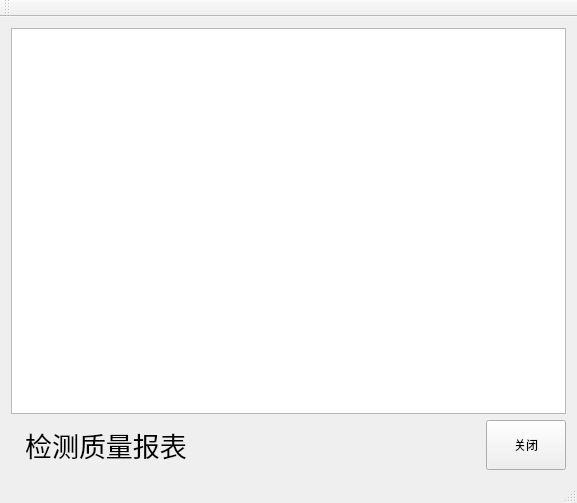
<?xml version="1.0" encoding="UTF-8"?>
<ui version="4.0">
 <class>ReportTableClass</class>
 <widget class="QMainWindow" name="ReportTableClass">
  <property name="geometry">
   <rect>
    <x>0</x>
    <y>0</y>
    <width>577</width>
    <height>503</height>
   </rect>
  </property>
  <property name="windowTitle">
   <string>ReportTable</string>
  </property>
  <widget class="QWidget" name="centralWidget">
   <layout class="QVBoxLayout" name="verticalLayout">
    <item>
     <widget class="QTableView" name="tableView"/>
    </item>
    <item>
     <layout class="QHBoxLayout" name="horizontalLayout">
      <item>
       <widget class="QLabel" name="label">
        <property name="minimumSize">
         <size>
          <width>200</width>
          <height>0</height>
         </size>
        </property>
        <property name="font">
         <font>
          <family>黑体</family>
          <pointsize>20</pointsize>
         </font>
        </property>
        <property name="text">
         <string>  检测质量报表</string>
        </property>
       </widget>
      </item>
      <item>
       <spacer name="horizontalSpacer">
        <property name="orientation">
         <enum>Qt::Horizontal</enum>
        </property>
        <property name="sizeHint" stdset="0">
         <size>
          <width>40</width>
          <height>20</height>
         </size>
        </property>
       </spacer>
      </item>
      <item>
       <widget class="QPushButton" name="pushButton">
        <property name="minimumSize">
         <size>
          <width>0</width>
          <height>50</height>
         </size>
        </property>
        <property name="text">
         <string>关闭</string>
        </property>
       </widget>
      </item>
     </layout>
    </item>
   </layout>
  </widget>
  <widget class="QMenuBar" name="menuBar">
   <property name="geometry">
    <rect>
     <x>0</x>
     <y>0</y>
     <width>577</width>
     <height>23</height>
    </rect>
   </property>
  </widget>
  <widget class="QToolBar" name="mainToolBar">
   <attribute name="toolBarArea">
    <enum>TopToolBarArea</enum>
   </attribute>
   <attribute name="toolBarBreak">
    <bool>false</bool>
   </attribute>
  </widget>
  <widget class="QStatusBar" name="statusBar"/>
 </widget>
 <layoutdefault spacing="6" margin="11"/>
 <resources>
  <include location="ReportTable.qrc"/>
 </resources>
 <connections/>
</ui>
